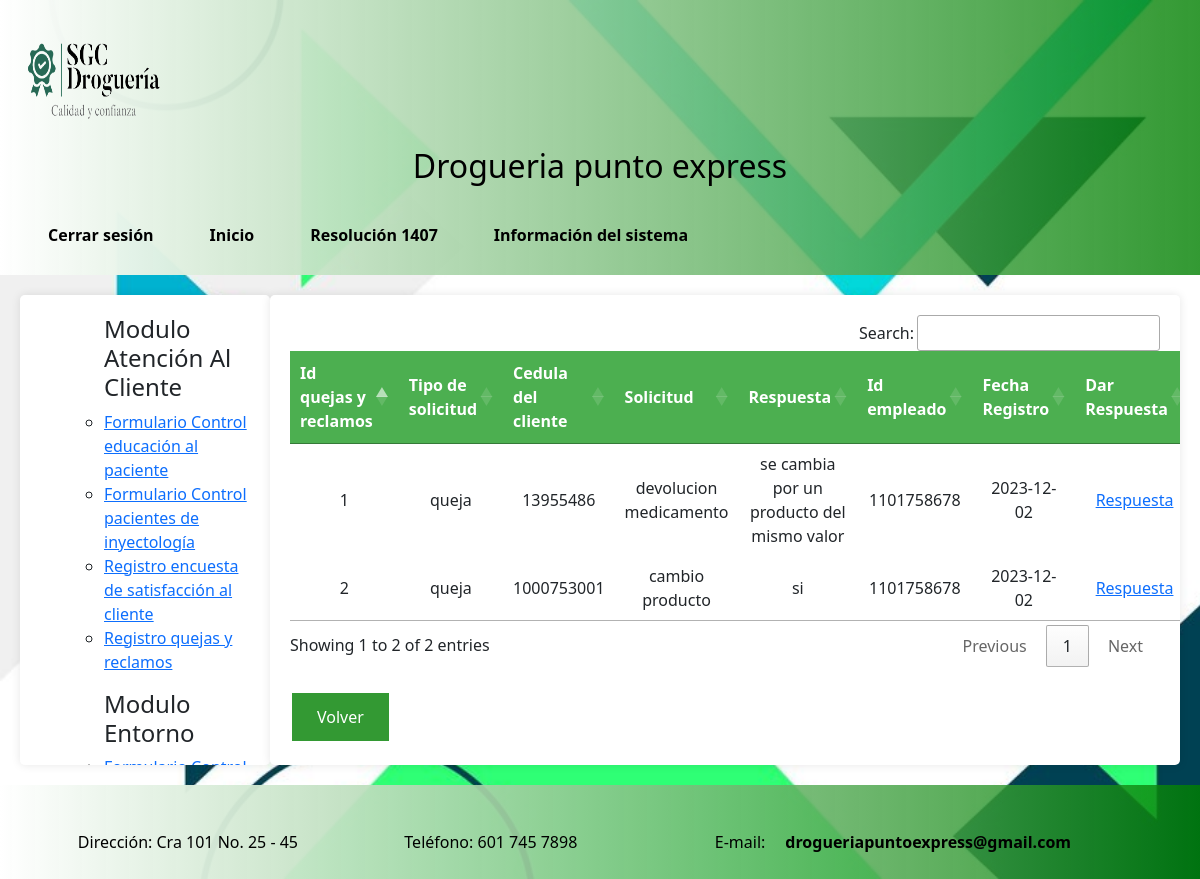
The page /qr.php (signed in) on the database its author committed.
### tables this page shows
CREATE TABLE `quejasreclamos` (
  `Idqr` int(11) NOT NULL,
  `tiposolicitud` varchar(10) NOT NULL,
  `cedula` int(11) NOT NULL,
  `solicitud` text NOT NULL,
  `respuesta` text NOT NULL,
  `Idempleado` int(11) DEFAULT NULL,
  `fecha` date NOT NULL DEFAULT current_timestamp()
);

### qr.php (the view, shortened to what this page needs)
<!DOCTYPE html>
<html lang="es">
<head>
    <link rel="stylesheet" href="EstiloMP.css">
    <link href="https://cdn.jsdelivr.net/npm/bootstrap@5.3.2/dist/css/bootstrap.min.css" rel="stylesheet">
    <link rel="stylesheet" href="https://cdn.datatables.net/1.13.7/css/jquery.dataTables.min.css">
    <link rel="stylesheet" href="https://cdn.datatables.net/buttons/2.4.2/css/buttons.dataTables.min.css">
</head>
<body>
<header id="header">
        <img src="imagen/LogoSGC.png" ver ="left" height="117" width="150"/>
		<h2>Drogueria punto express</h2>
			<table id="superior"><tr>
            <td id="superior1"><a href="u_cerrarsesion.php">Cerrar sesi&oacute;n</a></td>
            <td id="superior1"><a href="u_inicio.php">Inicio</a></td>
			<td id="superior1"><a href="u_resolucion1407.php">Resolución 1407</a></td>
			<td id="superior1"><a href="u_sistemainf.php">Información del sistema</a></td>
            </tr></table>
</header>
<div id="contenido">
    <div id="lateral">
    <nav>
            <ol>
		    <ul><h4>Modulo Atenci&oacute;n Al Cliente</h4>
			<li><a href="educacion.php">Formulario Control educaci&oacute;n al paciente</a></li>
			<li><a href="inyectologia.php">Formulario Control pacientes de inyectolog&iacute;a</a></li>
            <li><a href="rencuesta.php">Registro encuesta de satisfacci&oacute;n al cliente</a></li>
            <li><a href="qr.php">Registro quejas y reclamos</a></li>
			</ul>
            </ol>
        </nav>
        <nav>
            <ol>
		    <ul><h4>Modulo Entorno</h4>
			<li><a href="limpieza.php">Formulario Control de limpieza</a></li>
			</ul>
            </ol>
        </nav>
    </div>
<main id="contenidos">
<?php
include_once ("conexion.php");
$sql = "SELECT * FROM quejasreclamos";
?>
<table id="qr">
<thead>
<tr>
<th>Id quejas y reclamos</th>
<th>Tipo de solicitud</th>
<th>Cedula del cliente</th>
<th>Solicitud</th>
<th>Respuesta</th>
<th>Id empleado</th>
<th>Fecha Registro</th>
<th>Dar Respuesta</th>
</tr>
</thead>
<tbody>
<?php
$resultado = mysqli_query($conn,$sql);
while($row=mysqli_fetch_assoc($resultado)){?>
        <tr>
        <td><?php echo $row ["Idqr"];?></td>
        <td><?php echo $row ["tiposolicitud"];?></td>
        <td><?php echo $row ["cedula"];?></td>
        <td><?php echo $row ["solicitud"];?></td>
        <td><?php echo $row ["respuesta"];?></td>
        <td><?php echo $row ["Idempleado"];?></td>
        <td><?php echo $row ["fecha"];?></td>
        <td><a href="qrdregistro.php?Idqr=<?php echo $row ["Idqr"];?>">Respuesta</a></td>
        </tr>
<?php    }
?>
</tbody>
</table>
<br>
<form action="u_inicio.php">
<button type="submit">Volver</button>
</form>
</main>
</div>
<footer id="footer">
      <center>
        <table id="inferior"><tr>
			<td id="inferior1">Direcci&oacute;n: Cra 101 No. 25 - 45</td>
			<td id="inferior1">Tel&eacute;fono: 601 745 7898</td>
			<td id="inferior1">E-mail:<a href="mailto:drogueriapuntoexpress@gmail.com">drogueriapuntoexpress@gmail.com</a></td>
		</tr></table>
       </center>
</footer>
</body>
</html>

### EstiloMP.css (style rules this page uses)
body { background-image: url("imagen/fondo.jpg"); background-size: cover; background-repeat: no-repeat; background-attachment: fixed; background-color: #b0e57c; font-family: 'Arial', 'Helvetica', sans-serif; margin: 0; padding: 0; min-height: 100vh; display: flex; flex-direction: column; }
#header { flex-direction: column; padding: 20px; background: linear-gradient(to right, white, rgba(0, 128, 0, 0.8) ); color: black; }
#header h2 { margin: 0; text-align: center; padding: 10px 0; vertical-align: middle; align-items: center; }
#superior { display: flex; flex-direction: right; align-items: right; }
#superior a { text-decoration: none; color: black; margin: 0 20px; font-weight: bold; }
button { background-color: rgba(0, 128, 0, 0.8); color: #ffffff; padding: 12px 25px; border: 2px solid; border-radius: 8px; cursor: pointer; font-size: 13px; text-transform: uppercase; transition: background-color 0.3s ease; align-content: center; }
#contenido { flex-grow: 1; display: flex; justify-content: space-between; align-items: flex-start; margin: 20px; }
#lateral, #contenidos { flex-basis: 250px; background-color: #fff; padding: 20px; border-radius: 5px; box-shadow: 0px 0px 10px rgba(0, 0, 0, 0.1); height: calc(80vh - 170px); overflow: auto; }
#contenidos { flex-basis: calc(100% - 250px); background-color: #fff; padding: 20px; border-radius: 5px; box-shadow: 0px 0px 10px rgba(0, 0, 0, 0.1); height: calc(80vh - 170px); overflow: auto; }
#footer { flex-direction: column; padding: 20px; background: linear-gradient(to right, white, rgba(0, 128, 0, 0.8) ); color: black; }
#inferior td { padding: 5px 10px; }
#footer a { text-decoration: none; color: black; margin: 0 20px; font-weight: bold; }
table { border-collapse: collapse; width: 100%; margin-top: 20px; }
th, td { border: 1px solid #ddd; padding: 8px; text-align: center; }
th { background-color: #4CAF50; color: #fff; }

### rows shown on the page
quejasreclamos: Idqr "1", tiposolicitud "queja", cedula "13955486", solicitud "devolucion medicamento", respuesta "se cambia por un producto del mismo valor", Idempleado "1101758678", fecha "2023-12-02"
quejasreclamos: Idqr "2", tiposolicitud "queja", cedula "1000753001", solicitud "cambio producto", respuesta "si", Idempleado "1101758678", fecha "2023-12-02"
